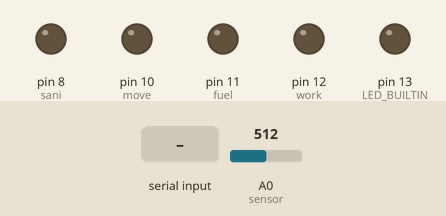
This sketch was run on a simulated Arduino Uno, built with avr-gcc and run on an emulated ATmega328P. Shown: output pins drawn as LEDs (lit = HIGH). The inputs (shaded band) are chosen by the test bench; at power-on: A0 (sensor) = 512. What the sketch prints to the serial monitor is not drawn.

Above: at 1.2 s.
1.3 s: "w" received over Serial
At 2.3 s:
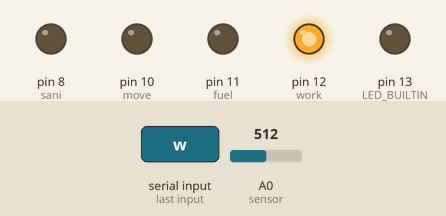
2.8 s: "f" received over Serial
At 3.4 s:
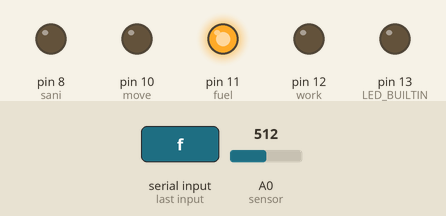
4.3 s: "m" received over Serial
At 4.6 s:
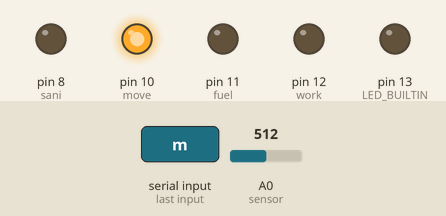
5.8 s: "b" received over Serial
At 6.9 s:
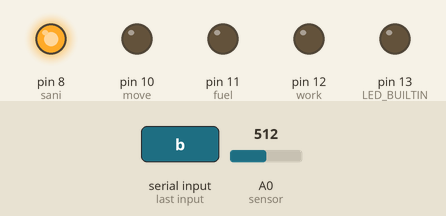
7.3 s: "o" received over Serial
At 7.9 s:
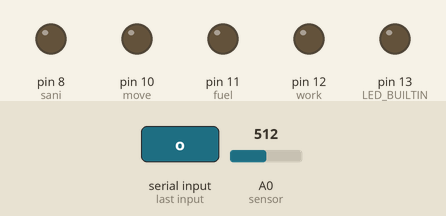
Timing chart, 0 to 9.8 s (numbered marks = the images above; inputs shaded):
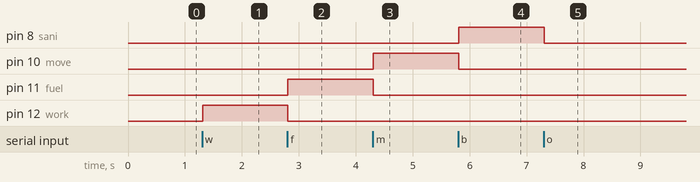

Measured:
- after the input at 1.3 s, pin 12 (work): LOW → HIGH at once
- after the input at 2.8 s, pin 11 (fuel): LOW → HIGH at once; pin 12 (work): HIGH → LOW at once
- after the input at 4.3 s, pin 10 (move): LOW → HIGH at once; pin 11 (fuel): HIGH → LOW at once
- after the input at 5.8 s, pin 8 (sani): LOW → HIGH at once; pin 10 (move): HIGH → LOW at once
- after the input at 7.3 s, pin 8 (sani): HIGH → LOW at once

The sketch:

Lights_MainPanel.ino
```cpp
// #include <Keyboard.h>


// LED pins
const int work = 12;
const int fuel = 11;
const int move = 10;
const int sleep = 9;
const int sani = 8;

const int sensor = A0;

/*

work = w
fuel = f
move = m
sleep = s
sani/bathroom = b
off = o

*/


int state = 0;
char inChar;

void setup() {

  pinMode(LED_BUILTIN, OUTPUT);
  pinMode(work, OUTPUT);
  pinMode(fuel, OUTPUT);
  pinMode(move, OUTPUT);
  pinMode(sleep, OUTPUT);
  pinMode(sani, OUTPUT);

   // open the serial port:
  Serial.begin(9600);

  // initialize control over the keyboard:
  // Keyboard.begin();
}


void loop() {
  if(Serial.available() > 0){ // Checks whether data is comming from the serial port
    // state = Serial.read(); // Reads the data from the serial port
    inChar = Serial.read();
 }
 int sensorVal = 0;
 sensorVal = analogRead(sensor);
 Serial.println(sensorVal);

//  if (state == '1') {
//   digitalWrite(LED_BUILTIN, HIGH); // LED ON
//   state = 0;
//  }
//  else if (state == '0') {
//   allOff();
//  }
//   else if (state == '2') {
//   digitalWrite(work, HIGH); // LED ON
//   digitalWrite(fuel, LOW);
//   digitalWrite(move, LOW);
//   digitalWrite(sleep, LOW);
//   digitalWrite(sani, LOW);
//  }
//  else if (state == '3') {
//   digitalWrite(fuel, HIGH); // LED ON
//   digitalWrite(work, LOW);
//   digitalWrite(move, LOW);
//   digitalWrite(sleep, LOW);
//   digitalWrite(sani, LOW);
//  }
//  else if (state == '4') {
//   digitalWrite(move, HIGH); // LED ON
//   digitalWrite(work, LOW);
//   digitalWrite(fuel, LOW);
//   digitalWrite(sleep, LOW);
//   digitalWrite(sani, LOW);
//  }
//  else if (state == '5') {
//   digitalWrite(sleep, HIGH); // LED ON
//   digitalWrite(work, LOW);
//   digitalWrite(fuel, LOW);
//   digitalWrite(move, LOW);
//   digitalWrite(sani, LOW);
//  }
//  else if (state == '6') {
//   digitalWrite(sani, HIGH); // LED ON
//   digitalWrite(work, LOW);
//   digitalWrite(fuel, LOW);
//   digitalWrite(move, LOW);
//   digitalWrite(sleep, LOW);
//  }

    // char inChar;
    // inChar = Serial.read();

    if(inChar == 'o') {
      allOff();
    }
    else if(inChar == 'w') {
      digitalWrite(work, HIGH); // LED ON
      digitalWrite(fuel, LOW);
      digitalWrite(move, LOW);
      digitalWrite(sleep, LOW);
      digitalWrite(sani, LOW);
    }
    else if(inChar == 'f') {
      digitalWrite(fuel, HIGH); // LED ON
      digitalWrite(work, LOW);
      digitalWrite(move, LOW);
      digitalWrite(sleep, LOW);
      digitalWrite(sani, LOW);
    }
    else if(inChar == 'm') {
      digitalWrite(move, HIGH); // LED ON
      digitalWrite(work, LOW);
      digitalWrite(fuel, LOW);
      digitalWrite(sleep, LOW);
      digitalWrite(sani, LOW);
    }
    else if(inChar == 's') {
      digitalWrite(sleep, HIGH); // LED ON
      digitalWrite(work, LOW);
      digitalWrite(fuel, LOW);
      digitalWrite(move, LOW);
      digitalWrite(sani, LOW);
    }
    else if(inChar == 'b') {
      digitalWrite(sani, HIGH); // LED ON
      digitalWrite(work, LOW);
      digitalWrite(fuel, LOW);
      digitalWrite(move, LOW);
      digitalWrite(sleep, LOW);
    }

}

void allOff() {
  digitalWrite(work, LOW);
  digitalWrite(fuel, LOW);
  digitalWrite(move, LOW);
  digitalWrite(sleep, LOW);
  digitalWrite(sani, LOW);
}


void allOn() {
  digitalWrite(work, HIGH);
  digitalWrite(fuel, HIGH);
  digitalWrite(move, HIGH);
  digitalWrite(sleep, HIGH);
  digitalWrite(sani, HIGH);
}
```
